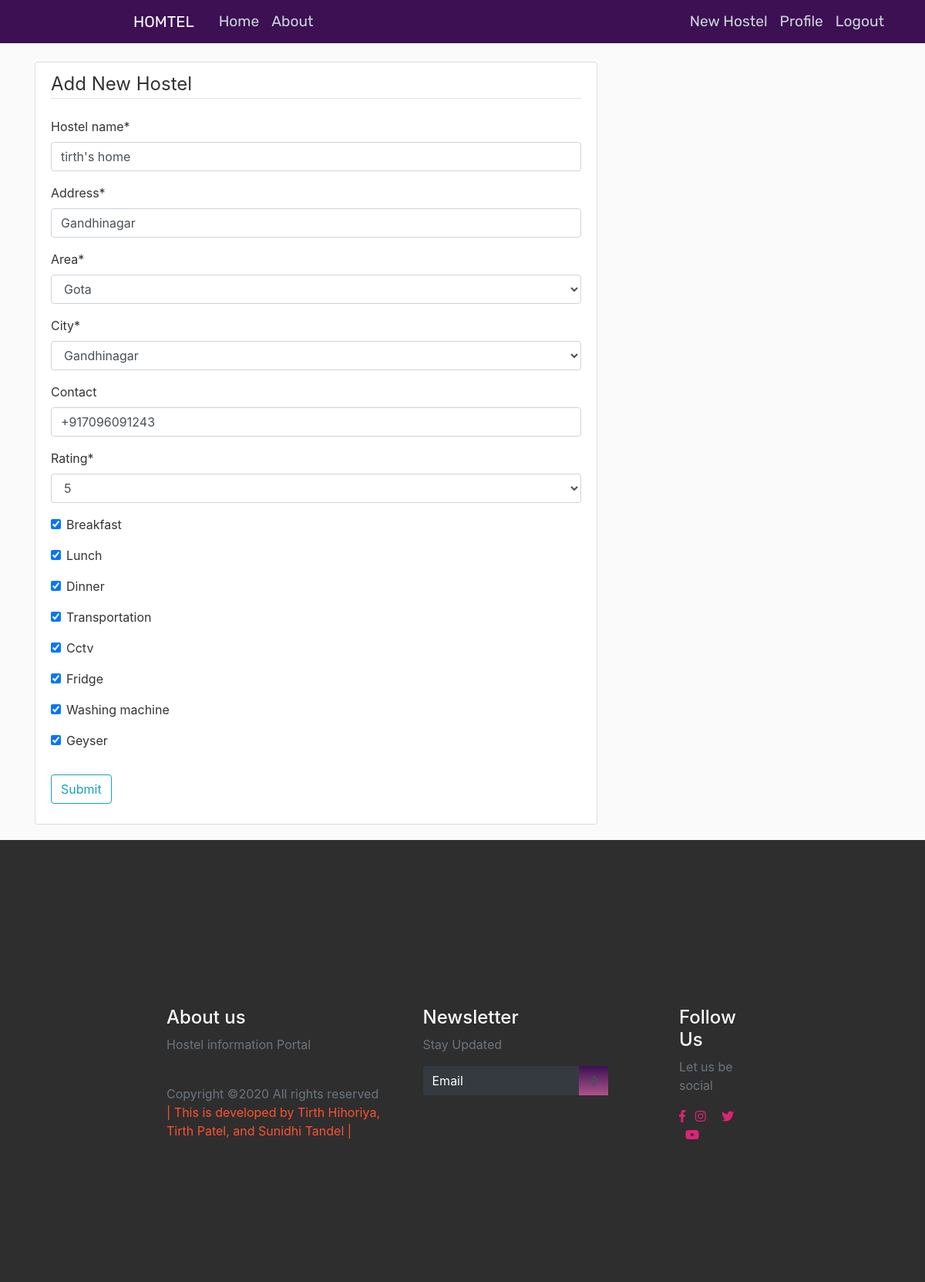
Page /post/1/update (signed in) on the committed database.
### blog/models.py (models this page shows, shortened)
class Post(models.Model):
    CITY_CHOICES = [
        ("gandhinagar", "Gandhinagar"),
        ("ahmedabad", "Ahmedabad"),
        ("bhavnagar", "Bhavnagar"),
    ]
    AREA_CHOICES = [
        ("gota", "Gota"),
        ("vaishnodevi", "Vaishnodevi"),
        ("godhrej", "Godhrej Garden City"),
    ]
    RATING_CHOICES = [("1", "1"), ("2", "2"), ("3", "3"), ("4", "4"), ("5", "5")]
    hostel_name = models.CharField(max_length=20)
    address = models.CharField(max_length=100, default="UNK")
    area = models.CharField(max_length=20, choices=AREA_CHOICES, default="UNK")
    city = models.CharField(max_length=20, choices=CITY_CHOICES, default="UNK")
    contact = PhoneNumberField(null=True, blank=True, unique=True)
    rating = models.CharField(max_length=1, choices=RATING_CHOICES, default="UNK")
    breakfast = models.BooleanField(default=False)
    lunch = models.BooleanField(default=False)
    dinner = models.BooleanField(default=False)
    transportation = models.BooleanField(default=False)
    cctv = models.BooleanField(default=False)
    fridge = models.BooleanField(default=False)
    washing_machine = models.BooleanField(default=False)
    geyser = models.BooleanField(default=False)
    ac = models.BooleanField(default=False)
    date_posted = models.DateTimeField(
        default=timezone.now
    )  # only when post was created use--> auto_now_add=True
    author = models.ForeignKey(User, on_delete=models.CASCADE)

### blog/views.py (the view, shortened to what this page needs)
# urls.py: path("post/<int:pk>/update", PostUpdateView.as_view(), name="post-update"),
class PostUpdateView(LoginRequiredMixin, UserPassesTestMixin, UpdateView):
    model = Post
    fields = [
        "hostel_name",
        "address",
        "area",
        "city",
        "contact",
        "rating",
        "breakfast",
        "lunch",
        "dinner",
        "transportation",
        "cctv",
        "fridge",
        "washing_machine",
        "geyser",
    ]
    def test_func(self):
        post = self.get_object()
        if self.request.user == post.author:
            return True
        return False

### blog/templates/blog/post_form.html (shortened to what this page needs)
{% extends "blog/base.html" %}
{% load crispy_forms_tags %}
{% block content %}
    <div class="content-section">
        <form method="POST" >
            <fieldset class="form-group">
                <legend class="border-bottom mb-4">Add New Hostel</legend>
                {{ form|crispy }}
            </fieldset>
            <div class="form-group">
                <button class="btn btn-outline-info" type="submit">Submit</button>
            </div>
        </form>
    </div>
{% endblock content %}

### blog/static/blog/main.css (style rules this page uses)
body { background: #fafafa; color: #333333; margin-top: 5rem; }
.content-section { background: #ffffff; padding: 10px 20px; border: 1px solid #dddddd; border-radius: 3px; margin-bottom: 20px; }

### blog/static/blog/Style.css (style rules this page uses)
* { box-sizing: border-box; }
:root { --Rubik-font: "Rubik", cursive; --Rubik: "Rubik", cursive; --Patua: "Patua One", cursive; --Lobster: "lobster", cursive; --light-black: #2e2c2caf; --bggradient: linear-gradient(to bottom, #3c1053 ,#ad5389); --light-gray: rgba(255, 255, 255, 0.877); }

### rows in the picture
Post: hostel_name "tirth's home", address "Gandhinagar", area "Gota", city "Gandhinagar", contact "+917096091243", rating "5", breakfast "☑", lunch "☑", dinner "☑", transportation "☑", cctv "☑", fridge "☑", washing_machine "☑", geyser "☑"
